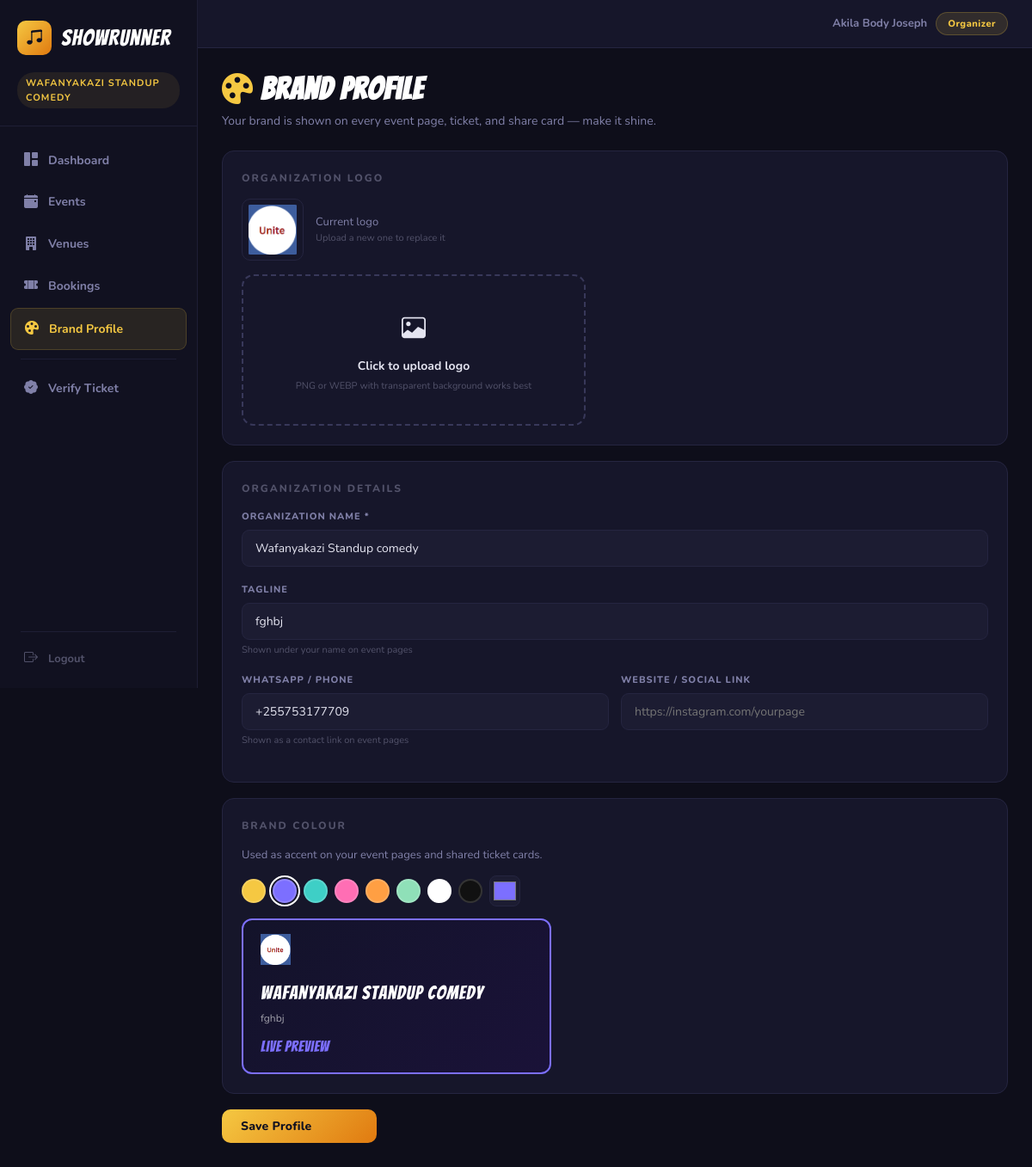
Before: /org/profile (signed in) with the older database file.
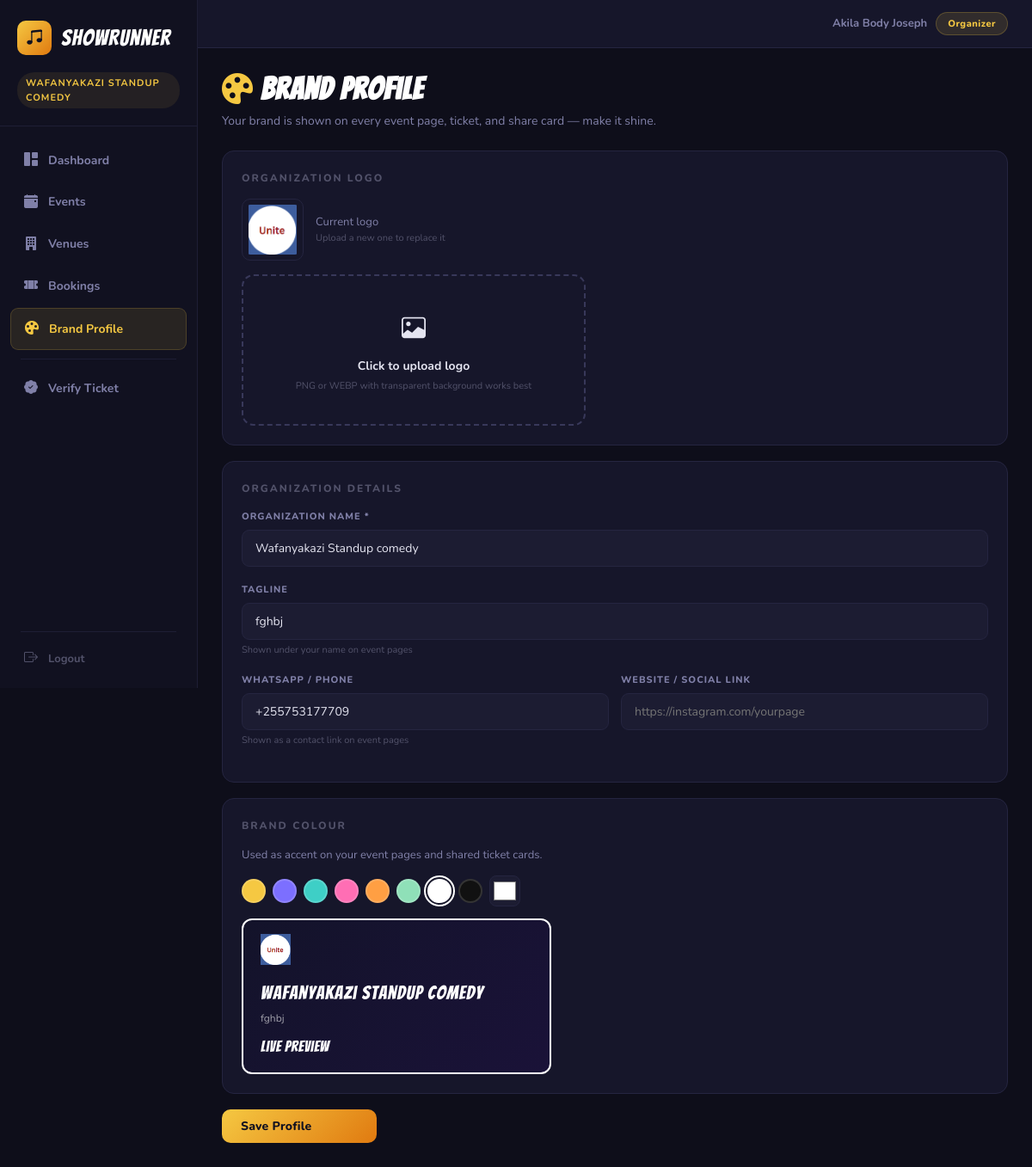
After: the same page with the newer database file.
### tables this page shows
CREATE TABLE organizers (
            id TEXT PRIMARY KEY,
            name TEXT NOT NULL,
            email TEXT NOT NULL UNIQUE,
            password_hash TEXT NOT NULL,
            org_name TEXT NOT NULL,
            created_at TEXT NOT NULL
        , tagline TEXT, logo TEXT, brand_color TEXT DEFAULT '#f5c842', phone TEXT, website TEXT);

### app.py (the view, shortened to what this page needs)
@app.route("/org/profile", methods=["GET", "POST"])
@require_organizer
def org_profile():
    org_id = session["organizer_id"]
    conn   = get_db()
    org    = conn.execute("SELECT * FROM organizers WHERE id=?", (org_id,)).fetchone()
    conn.close()
    return render_template("org_profile.html", org=org)

### app.py (called while the page is built)
def get_db():
    conn = sqlite3.connect(DATABASE)
    conn.row_factory = sqlite3.Row
    conn.execute("PRAGMA foreign_keys = ON")
    return conn

def require_organizer(f):
    @wraps(f)
    def decorated(*args, **kwargs):
        if not session.get("organizer_id"):
            flash("Please log in as an organizer.", "error")
            return redirect(url_for("org_login"))
        return f(*args, **kwargs)
    return decorated

@app.context_processor
def inject_session_info():
    organizer_id = session.get("organizer_id")
    user_id      = session.get("user_id")
    organizer    = None
    user         = None
    if organizer_id:
        conn = get_db()
        organizer = conn.execute("SELECT * FROM organizers WHERE id = ?", (organizer_id,)).fetchone()
        conn.close()
    if user_id:
        conn = get_db()
        user = conn.execute("SELECT * FROM users WHERE id = ?", (user_id,)).fetchone()
        conn.close()
    return {"current_organizer": organizer, "current_user": user}

### templates/org_profile.html (shortened to what the changed rows need)
{% extends "base.html" %}
{% block content %}
<h2 class="page-title"><i class="bi bi-palette-fill" style="color:var(--accent-gold);margin-right:8px"></i>Brand Profile</h2>
<form method="POST" enctype="multipart/form-data">
    <div class="card" style="margin-bottom:18px">
        {% if org.logo %}
        <div style="margin-bottom:14px;display:flex;align-items:center;gap:14px">
            <img src="{{ url_for('static', filename=org.logo) }}" alt="Logo"
                 style="width:72px;height:72px;object-fit:contain;border-radius:10px;background:var(--bg-secondary);padding:6px;border:1px solid var(--border)">
            <div>
                <p style="font-size:13px;color:var(--text-secondary)">Current logo</p>
                <p style="font-size:11px;color:var(--text-muted)">Upload a new one to replace it</p>
            </div>
        </div>
        {% endif %}
    </div>
    <div class="card" style="margin-bottom:18px">
        <div class="field">
            <label>Organization Name *</label>
            <input type="text" name="org_name" value="{{ org.org_name }}" placeholder="e.g. Paukwa Events" required>
        </div>
        <div class="field">
            <label>Tagline</label>
            <input type="text" name="tagline" value="{{ org.tagline or '' }}"
                   placeholder="e.g. Tanzania's #1 Comedy Nights" maxlength="100">
            <span class="field-hint">Shown under your name on event pages</span>
        </div>
        <div class="form-row">
            <div class="field">
                <label>WhatsApp / Phone</label>
                <input type="tel" name="phone" value="{{ org.phone or '' }}" placeholder="+255 7XX XXX XXX">
                <span class="field-hint">Shown as a contact link on event pages</span>
            </div>
        </div>
    </div>
    <div class="card" style="margin-bottom:18px">
        <div class="color-picker-row" style="margin-bottom:14px">
            {% set presets = [('#f5c842','Gold'),('#7c6fff','Purple'),('#3ecfc6','Teal'),('#ff6eb4','Pink'),('#ff9f43','Orange'),('#8fe0b8','Green'),('#ffffff','White'),('#111111','Black')] %}
            {% for hex, label in presets %}
            <label class="color-preset-label" title="{{ label }}">
                <span class="color-preset-dot" style="background:{{ hex }};{% if (org.brand_color or '#f5c842') == hex %}outline:2px solid #fff;outline-offset:2px{% endif %}"></span>
            </label>
            {% endfor %}
            <input type="color" name="brand_color" id="brand-color-input"
                   value="{{ org.brand_color or '#f5c842' }}"
                   class="color-custom-input" title="Custom colour">
        </div>
        <div id="brand-preview" style="
            padding:16px 20px;
            border-radius:12px;
            background:linear-gradient(135deg,#13132a,#1a1238);
            border:2px solid {{ org.brand_color or '#f5c842' }};
            max-width:360px;
            transition:border-color 0.2s;
        ">
            {% if org.logo %}
            <img src="{{ url_for('static', filename=org.logo) }}" alt=""
                 style="height:36px;object-fit:contain;margin-bottom:8px">
            {% endif %}
            <div style="font-family:var(--font-display);font-size:22px;letter-spacing:1px;color:#fff">
                {{ org.org_name }}
            </div>
            {% if org.tagline %}
            <div style="font-size:12px;color:rgba(255,255,255,0.6);margin-top:3px">{{ org.tagline }}</div>
            {% endif %}
            <div id="preview-accent" style="
                margin-top:10px;
                font-family:var(--font-display);
                font-size:18px;
                letter-spacing:0.5px;
                color:{{ org.brand_color or '#f5c842' }};
            ">Live Preview</div>
        </div>
    </div>
</form>
{% endblock %}

### templates/base.html (shortened to what this page needs)
<!DOCTYPE html>
<html lang="en">
<head>
    <link rel="stylesheet" href="{{ url_for('static', filename='css/style.css') }}">
    <link rel="stylesheet" href="https://cdn.jsdelivr.net/npm/bootstrap-icons@1.11.3/font/bootstrap-icons.min.css">
</head>
<body>
{% if current_organizer %}
<div class="org-layout">
    <aside class="sidebar" id="sidebar">
        <div class="sidebar-brand">
            <a href="{{ url_for('org_dashboard') }}" class="sidebar-brand-row" style="text-decoration:none">
                <div class="sidebar-icon"><i class="bi bi-music-note-beamed"></i></div>
                <span class="sidebar-title">ShowRunner</span>
            </a>
            <div style="margin-top:10px">
                <span class="sidebar-org-name">{{ current_organizer.org_name }}</span>
            </div>
        </div>
        <nav class="sidebar-nav">
            <a href="{{ url_for('org_dashboard') }}"
               class="sidebar-nav-item {% if request.endpoint == 'org_dashboard' %}active{% endif %}">
                <i class="bi bi-grid-1x2-fill sidebar-nav-icon"></i> Dashboard
            </a>
            <a href="{{ url_for('org_events_list') }}"
               class="sidebar-nav-item {% if request.endpoint in ['org_events_list','org_create_event','org_event_detail'] %}active{% endif %}">
                <i class="bi bi-calendar-event-fill sidebar-nav-icon"></i> Events
            </a>
            <a href="{{ url_for('org_venues_list') }}"
               class="sidebar-nav-item {% if request.endpoint in ['org_venues_list','org_create_venue'] %}active{% endif %}">
                <i class="bi bi-building-fill sidebar-nav-icon"></i> Venues
            </a>
            <a href="{{ url_for('org_bookings_list') }}"
               class="sidebar-nav-item {% if request.endpoint == 'org_bookings_list' %}active{% endif %}">
                <i class="bi bi-ticket-perforated-fill sidebar-nav-icon"></i> Bookings
            </a>
            <a href="{{ url_for('org_profile') }}"
               class="sidebar-nav-item {% if request.endpoint == 'org_profile' %}active{% endif %}">
                <i class="bi bi-palette-fill sidebar-nav-icon"></i> Brand Profile
            </a>
            <div class="sidebar-divider"></div>
            <a href="{{ url_for('org_verify_ticket') }}"
               class="sidebar-nav-item {% if request.endpoint == 'org_verify_ticket' %}active{% endif %}"
               style="{% if request.endpoint == 'org_verify_ticket' %}background:rgba(62,207,198,0.1);color:var(--accent-teal);border:1px solid rgba(62,207,198,0.18){% endif %}">
                <i class="bi bi-patch-check-fill sidebar-nav-icon"></i> Verify Ticket
            </a>
        </nav>
        <div class="sidebar-footer">
            <div class="sidebar-divider"></div>
            <a href="{{ url_for('org_logout') }}" class="sidebar-logout">
                <i class="bi bi-box-arrow-right sidebar-nav-icon"></i> Logout
            </a>
        </div>
    </aside>
    <div class="org-body">
        <div class="org-topbar">
            <span class="org-topbar-name">{{ current_organizer.name }}</span>
            <span class="role-pill role-pill-org">Organizer</span>
        </div>
        <div class="org-main">
{% endif %}
{% block content %}{% endblock %}
{% if current_organizer %}
        </div>
    </div>
</div>
{% else %}
</main>
{% endif %}
</body>
</html>

Changed rows visible on the page:
changed organizers "Wafanyakazi Standup comedy": brand_color "#7c6fff" → "#ffffff"
